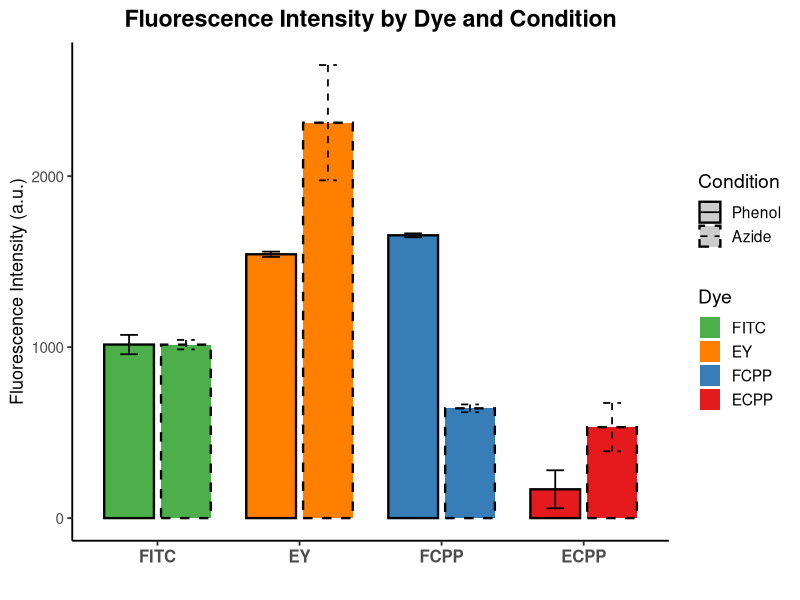

R code for this plot: (Note: this script raises an error after producing the figure.)
#!/usr/bin/env Rscript
# ==============================================================================
# Bar Plot - Fluorescence Intensity (Duplicates with Error Bars)
# Phenol vs Azide distinguished by bar border linetype (solid vs dashed)
# FITC, EY, FCPP, ECPP distinguished by fill color
# ==============================================================================

# Load libraries
if (!require("ggplot2")) install.packages("ggplot2", repos = "https://cran.r-project.org")
if (!require("dplyr")) install.packages("dplyr", repos = "https://cran.r-project.org")

library(ggplot2)
library(dplyr)

# ---- Raw data (duplicates) ----
raw_data <- data.frame(
  Sample = c(
    "FITC_Phenol", "FITC_Phenol",
    "EY_Phenol",   "EY_Phenol",
    "FITC_Azide",  "FITC_Azide",
    "EY_Azide",    "EY_Azide",
    "FCPP_Phenol", "FCPP_Phenol",
    "ECPP_Phenol", "ECPP_Phenol",
    "FCPP_Azide",  "FCPP_Azide",
    "ECPP_Azide",  "ECPP_Azide"
  ),
  Value = c(
    975, 1055,
    1554, 1532,
    995, 1034,
    2074, 2551,
    1646, 1662,
    247, 90,
    658, 626,
    632, 432
  )
)

# ---- Parse sample names into Dye and Condition ----
raw_data <- raw_data %>%
  mutate(
    Dye       = sub("_.*", "", Sample),
    Condition = sub(".*_", "", Sample)
  )

# ---- Summarize: mean and SD for each group ----
plot_data <- raw_data %>%
  group_by(Dye, Condition) %>%
  summarise(
    Mean = mean(Value),
    SD   = sd(Value),
    .groups = "drop"
  )

# ---- Set factor levels for desired plotting order ----
plot_data$Dye <- factor(plot_data$Dye, levels = c("FITC", "EY", "FCPP", "ECPP"))
plot_data$Condition <- factor(plot_data$Condition, levels = c("Phenol", "Azide"))

# ---- Define colors for each dye ----
dye_colors <- c(
  "FITC" = "#4DAF4A",   # green
  "EY"   = "#FF7F00",   # orange
  "FCPP" = "#377EB8",   # blue
  "ECPP" = "#E41A1C"    # red
)

# ---- Build the plot ----
p <- ggplot(plot_data, aes(x = Dye, y = Mean, fill = Dye, linetype = Condition)) +
  geom_bar(
    stat     = "identity",
    position = position_dodge(width = 0.8),
    width    = 0.7,
    color    = "black",   # bar border color
    linewidth = 0.8
  ) +
  geom_errorbar(
    aes(ymin = Mean - SD, ymax = Mean + SD),
    position = position_dodge(width = 0.8),
    width    = 0.25,
    linewidth = 0.6,
    color    = "black"
  ) +
  scale_fill_manual(values = dye_colors) +
  scale_linetype_manual(
    values = c("Phenol" = "solid", "Azide" = "dashed"),
    name   = "Condition"
  ) +
  labs(
    x     = "",
    y     = "Fluorescence Intensity (a.u.)",
    fill  = "Dye",
    title = "Fluorescence Intensity by Dye and Condition"
  ) +
  theme_classic(base_size = 14) +
  theme(
    plot.title        = element_text(hjust = 0.5, face = "bold"),
    legend.position   = "right",
    axis.text.x       = element_text(size = 12, face = "bold"),
    axis.text.y       = element_text(size = 11),
    axis.title.y      = element_text(size = 13)
  ) +
  # Override the fill legend to also show linetype in the guide
  guides(
    fill     = guide_legend(override.aes = list(linetype = 0)),
    linetype = guide_legend(override.aes = list(fill = "grey80"))
  )

# ---- Save to PDF and PNG ----
output_dir <- dirname(rstudioapi::getSourceEditorContext()$path)
# Fallback: if not running in RStudio, save to script directory
if (is.null(output_dir) || output_dir == "") {
  output_dir <- "."
}

ggsave(
  filename = file.path(".", "barplot_fluorescence.pdf"),
  plot     = p,
  width    = 8,
  height   = 5,
  dpi      = 300
)

ggsave(
  filename = file.path(".", "barplot_fluorescence.png"),
  plot     = p,
  width    = 8,
  height   = 5,
  dpi      = 300
)

cat("Plot saved as barplot_fluorescence.pdf and barplot_fluorescence.png\n")
